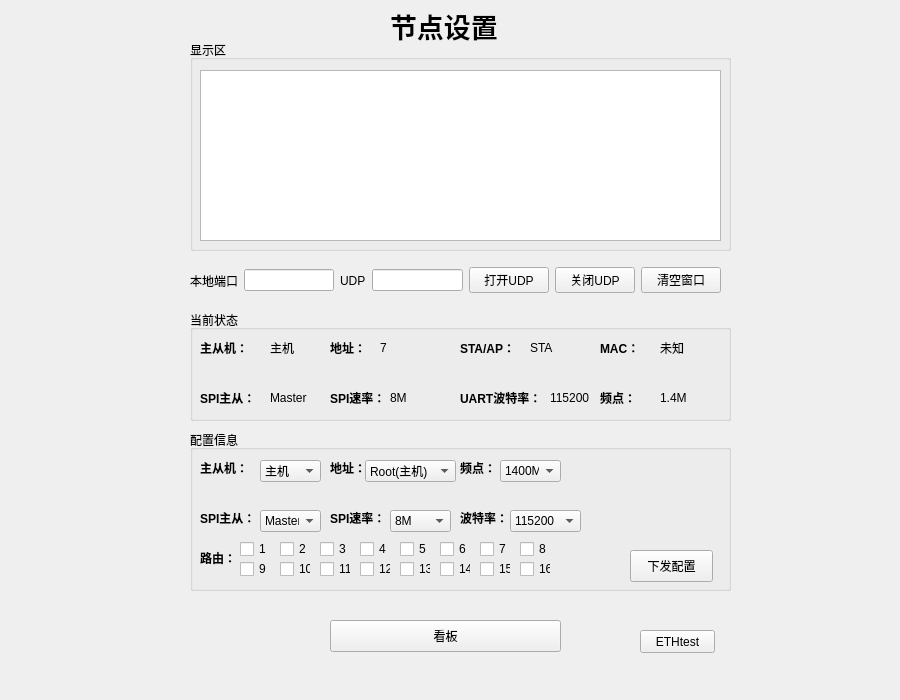
<?xml version="1.0" encoding="UTF-8"?>
<ui version="4.0">
 <class>user</class>
 <widget class="QWidget" name="user">
  <property name="geometry">
   <rect>
    <x>0</x>
    <y>0</y>
    <width>900</width>
    <height>700</height>
   </rect>
  </property>
  <property name="windowTitle">
   <string>节点设置界面</string>
  </property>
  <widget class="QGroupBox" name="groupBox">
   <property name="geometry">
    <rect>
     <x>190</x>
     <y>40</y>
     <width>541</width>
     <height>211</height>
    </rect>
   </property>
   <property name="title">
    <string>显示区</string>
   </property>
   <widget class="QPlainTextEdit" name="plainTextEdit">
    <property name="geometry">
     <rect>
      <x>10</x>
      <y>30</y>
      <width>521</width>
      <height>171</height>
     </rect>
    </property>
   </widget>
  </widget>
  <widget class="QWidget" name="horizontalLayoutWidget">
   <property name="geometry">
    <rect>
     <x>190</x>
     <y>260</y>
     <width>531</width>
     <height>41</height>
    </rect>
   </property>
   <layout class="QHBoxLayout" name="horizontalLayout">
    <item>
     <widget class="QLabel" name="label">
      <property name="text">
       <string>本地端口</string>
      </property>
     </widget>
    </item>
    <item>
     <widget class="QLineEdit" name="lineEdit"/>
    </item>
    <item>
     <widget class="QLabel" name="label_2">
      <property name="text">
       <string>UDP</string>
      </property>
     </widget>
    </item>
    <item>
     <widget class="QLineEdit" name="lineEdit_2"/>
    </item>
    <item>
     <widget class="QPushButton" name="UDPOpen">
      <property name="text">
       <string>打开UDP</string>
      </property>
     </widget>
    </item>
    <item>
     <widget class="QPushButton" name="UDPClose">
      <property name="text">
       <string>关闭UDP</string>
      </property>
     </widget>
    </item>
    <item>
     <widget class="QPushButton" name="ClearAll">
      <property name="text">
       <string>清空窗口</string>
      </property>
     </widget>
    </item>
   </layout>
  </widget>
  <widget class="QGroupBox" name="groupBox_2">
   <property name="geometry">
    <rect>
     <x>190</x>
     <y>310</y>
     <width>541</width>
     <height>111</height>
    </rect>
   </property>
   <property name="title">
    <string>当前状态</string>
   </property>
   <widget class="QLabel" name="label_3">
    <property name="geometry">
     <rect>
      <x>10</x>
      <y>30</y>
      <width>61</width>
      <height>16</height>
     </rect>
    </property>
    <property name="font">
     <font>
      <weight>75</weight>
      <bold>true</bold>
     </font>
    </property>
    <property name="text">
     <string>主从机：</string>
    </property>
    <property name="wordWrap">
     <bool>false</bool>
    </property>
   </widget>
   <widget class="QLabel" name="MOS_2">
    <property name="geometry">
     <rect>
      <x>80</x>
      <y>30</y>
      <width>61</width>
      <height>16</height>
     </rect>
    </property>
    <property name="text">
     <string>主机</string>
    </property>
   </widget>
   <widget class="QLabel" name="label_9">
    <property name="geometry">
     <rect>
      <x>140</x>
      <y>30</y>
      <width>61</width>
      <height>16</height>
     </rect>
    </property>
    <property name="font">
     <font>
      <weight>75</weight>
      <bold>true</bold>
     </font>
    </property>
    <property name="text">
     <string>地址：</string>
    </property>
    <property name="wordWrap">
     <bool>false</bool>
    </property>
   </widget>
   <widget class="QLabel" name="label_5">
    <property name="geometry">
     <rect>
      <x>270</x>
      <y>30</y>
      <width>61</width>
      <height>16</height>
     </rect>
    </property>
    <property name="font">
     <font>
      <weight>75</weight>
      <bold>true</bold>
     </font>
    </property>
    <property name="text">
     <string>STA/AP：</string>
    </property>
    <property name="wordWrap">
     <bool>false</bool>
    </property>
   </widget>
   <widget class="QLabel" name="label_6">
    <property name="geometry">
     <rect>
      <x>410</x>
      <y>30</y>
      <width>61</width>
      <height>16</height>
     </rect>
    </property>
    <property name="font">
     <font>
      <weight>75</weight>
      <bold>true</bold>
     </font>
    </property>
    <property name="text">
     <string>MAC：</string>
    </property>
    <property name="wordWrap">
     <bool>false</bool>
    </property>
   </widget>
   <widget class="QLabel" name="label_8">
    <property name="geometry">
     <rect>
      <x>10</x>
      <y>80</y>
      <width>61</width>
      <height>16</height>
     </rect>
    </property>
    <property name="font">
     <font>
      <weight>75</weight>
      <bold>true</bold>
     </font>
    </property>
    <property name="text">
     <string>SPI主从：</string>
    </property>
    <property name="wordWrap">
     <bool>false</bool>
    </property>
   </widget>
   <widget class="QLabel" name="label_7">
    <property name="geometry">
     <rect>
      <x>140</x>
      <y>80</y>
      <width>61</width>
      <height>16</height>
     </rect>
    </property>
    <property name="font">
     <font>
      <weight>75</weight>
      <bold>true</bold>
     </font>
    </property>
    <property name="text">
     <string>SPI速率：</string>
    </property>
    <property name="wordWrap">
     <bool>false</bool>
    </property>
   </widget>
   <widget class="QLabel" name="label_10">
    <property name="geometry">
     <rect>
      <x>270</x>
      <y>80</y>
      <width>91</width>
      <height>16</height>
     </rect>
    </property>
    <property name="font">
     <font>
      <weight>75</weight>
      <bold>true</bold>
     </font>
    </property>
    <property name="text">
     <string>UART波特率：</string>
    </property>
    <property name="wordWrap">
     <bool>false</bool>
    </property>
   </widget>
   <widget class="QLabel" name="Address_2">
    <property name="geometry">
     <rect>
      <x>190</x>
      <y>30</y>
      <width>61</width>
      <height>16</height>
     </rect>
    </property>
    <property name="text">
     <string>7</string>
    </property>
   </widget>
   <widget class="QLabel" name="MOS_3">
    <property name="geometry">
     <rect>
      <x>340</x>
      <y>30</y>
      <width>61</width>
      <height>16</height>
     </rect>
    </property>
    <property name="text">
     <string>STA</string>
    </property>
   </widget>
   <widget class="QLabel" name="MAC">
    <property name="geometry">
     <rect>
      <x>470</x>
      <y>30</y>
      <width>61</width>
      <height>16</height>
     </rect>
    </property>
    <property name="text">
     <string>未知</string>
    </property>
   </widget>
   <widget class="QLabel" name="SPIMOS_2">
    <property name="geometry">
     <rect>
      <x>80</x>
      <y>80</y>
      <width>61</width>
      <height>16</height>
     </rect>
    </property>
    <property name="text">
     <string>Master</string>
    </property>
   </widget>
   <widget class="QLabel" name="SPI_rate_2">
    <property name="geometry">
     <rect>
      <x>200</x>
      <y>80</y>
      <width>61</width>
      <height>16</height>
     </rect>
    </property>
    <property name="text">
     <string>8M</string>
    </property>
   </widget>
   <widget class="QLabel" name="Baudrate_2">
    <property name="geometry">
     <rect>
      <x>360</x>
      <y>80</y>
      <width>61</width>
      <height>16</height>
     </rect>
    </property>
    <property name="text">
     <string>115200</string>
    </property>
   </widget>
   <widget class="QLabel" name="label_25">
    <property name="geometry">
     <rect>
      <x>410</x>
      <y>80</y>
      <width>61</width>
      <height>16</height>
     </rect>
    </property>
    <property name="font">
     <font>
      <weight>75</weight>
      <bold>true</bold>
     </font>
    </property>
    <property name="text">
     <string>频点：</string>
    </property>
    <property name="wordWrap">
     <bool>false</bool>
    </property>
   </widget>
   <widget class="QLabel" name="Frequency_2">
    <property name="geometry">
     <rect>
      <x>470</x>
      <y>80</y>
      <width>61</width>
      <height>16</height>
     </rect>
    </property>
    <property name="text">
     <string>1.4M</string>
    </property>
   </widget>
  </widget>
  <widget class="QGroupBox" name="groupBox_3">
   <property name="geometry">
    <rect>
     <x>190</x>
     <y>430</y>
     <width>541</width>
     <height>161</height>
    </rect>
   </property>
   <property name="title">
    <string>配置信息</string>
   </property>
   <widget class="QLabel" name="label_17">
    <property name="geometry">
     <rect>
      <x>10</x>
      <y>30</y>
      <width>61</width>
      <height>16</height>
     </rect>
    </property>
    <property name="font">
     <font>
      <weight>75</weight>
      <bold>true</bold>
     </font>
    </property>
    <property name="text">
     <string>主从机：</string>
    </property>
    <property name="wordWrap">
     <bool>false</bool>
    </property>
   </widget>
   <widget class="QLabel" name="label_19">
    <property name="geometry">
     <rect>
      <x>140</x>
      <y>30</y>
      <width>61</width>
      <height>16</height>
     </rect>
    </property>
    <property name="font">
     <font>
      <weight>75</weight>
      <bold>true</bold>
     </font>
    </property>
    <property name="text">
     <string>地址：</string>
    </property>
    <property name="wordWrap">
     <bool>false</bool>
    </property>
   </widget>
   <widget class="QLabel" name="label_20">
    <property name="geometry">
     <rect>
      <x>270</x>
      <y>30</y>
      <width>61</width>
      <height>16</height>
     </rect>
    </property>
    <property name="font">
     <font>
      <weight>75</weight>
      <bold>true</bold>
     </font>
    </property>
    <property name="text">
     <string>频点：</string>
    </property>
    <property name="wordWrap">
     <bool>false</bool>
    </property>
   </widget>
   <widget class="QLabel" name="label_22">
    <property name="geometry">
     <rect>
      <x>10</x>
      <y>80</y>
      <width>61</width>
      <height>16</height>
     </rect>
    </property>
    <property name="font">
     <font>
      <weight>75</weight>
      <bold>true</bold>
     </font>
    </property>
    <property name="text">
     <string>SPI主从：</string>
    </property>
    <property name="wordWrap">
     <bool>false</bool>
    </property>
   </widget>
   <widget class="QLabel" name="label_23">
    <property name="geometry">
     <rect>
      <x>140</x>
      <y>80</y>
      <width>61</width>
      <height>16</height>
     </rect>
    </property>
    <property name="font">
     <font>
      <weight>75</weight>
      <bold>true</bold>
     </font>
    </property>
    <property name="text">
     <string>SPI速率：</string>
    </property>
    <property name="wordWrap">
     <bool>false</bool>
    </property>
   </widget>
   <widget class="QLabel" name="label_24">
    <property name="geometry">
     <rect>
      <x>270</x>
      <y>80</y>
      <width>91</width>
      <height>16</height>
     </rect>
    </property>
    <property name="font">
     <font>
      <weight>75</weight>
      <bold>true</bold>
     </font>
    </property>
    <property name="text">
     <string>波特率：</string>
    </property>
    <property name="wordWrap">
     <bool>false</bool>
    </property>
   </widget>
   <widget class="QPushButton" name="ETH_bt">
    <property name="geometry">
     <rect>
      <x>440</x>
      <y>120</y>
      <width>83</width>
      <height>32</height>
     </rect>
    </property>
    <property name="text">
     <string>下发配置</string>
    </property>
   </widget>
   <widget class="QLabel" name="label_27">
    <property name="geometry">
     <rect>
      <x>10</x>
      <y>120</y>
      <width>41</width>
      <height>16</height>
     </rect>
    </property>
    <property name="font">
     <font>
      <weight>75</weight>
      <bold>true</bold>
     </font>
    </property>
    <property name="text">
     <string>路由：</string>
    </property>
    <property name="wordWrap">
     <bool>false</bool>
    </property>
   </widget>
   <widget class="QComboBox" name="MOS">
    <property name="geometry">
     <rect>
      <x>70</x>
      <y>30</y>
      <width>61</width>
      <height>22</height>
     </rect>
    </property>
    <item>
     <property name="text">
      <string>主机</string>
     </property>
    </item>
    <item>
     <property name="text">
      <string>从机</string>
     </property>
    </item>
   </widget>
   <widget class="QComboBox" name="Address">
    <property name="geometry">
     <rect>
      <x>175</x>
      <y>30</y>
      <width>91</width>
      <height>22</height>
     </rect>
    </property>
    <item>
     <property name="text">
      <string>Root(主机)</string>
     </property>
    </item>
    <item>
     <property name="text">
      <string>1</string>
     </property>
    </item>
    <item>
     <property name="text">
      <string>2</string>
     </property>
    </item>
    <item>
     <property name="text">
      <string>3</string>
     </property>
    </item>
    <item>
     <property name="text">
      <string>4</string>
     </property>
    </item>
    <item>
     <property name="text">
      <string>5</string>
     </property>
    </item>
    <item>
     <property name="text">
      <string>6</string>
     </property>
    </item>
    <item>
     <property name="text">
      <string>7</string>
     </property>
    </item>
    <item>
     <property name="text">
      <string>8</string>
     </property>
    </item>
    <item>
     <property name="text">
      <string>9</string>
     </property>
    </item>
    <item>
     <property name="text">
      <string>10</string>
     </property>
    </item>
    <item>
     <property name="text">
      <string>11</string>
     </property>
    </item>
    <item>
     <property name="text">
      <string>12</string>
     </property>
    </item>
    <item>
     <property name="text">
      <string>13</string>
     </property>
    </item>
    <item>
     <property name="text">
      <string>14</string>
     </property>
    </item>
    <item>
     <property name="text">
      <string>15</string>
     </property>
    </item>
    <item>
     <property name="text">
      <string>16</string>
     </property>
    </item>
   </widget>
   <widget class="QComboBox" name="Frequency">
    <property name="geometry">
     <rect>
      <x>310</x>
      <y>30</y>
      <width>61</width>
      <height>22</height>
     </rect>
    </property>
    <item>
     <property name="text">
      <string>1400M</string>
     </property>
    </item>
    <item>
     <property name="text">
      <string>1410M</string>
     </property>
    </item>
    <item>
     <property name="text">
      <string>1420M</string>
     </property>
    </item>
    <item>
     <property name="text">
      <string>1430M</string>
     </property>
    </item>
    <item>
     <property name="text">
      <string>1440M</string>
     </property>
    </item>
    <item>
     <property name="text">
      <string>1450M</string>
     </property>
    </item>
    <item>
     <property name="text">
      <string>1460M</string>
     </property>
    </item>
    <item>
     <property name="text">
      <string>1470M</string>
     </property>
    </item>
    <item>
     <property name="text">
      <string>1480M</string>
     </property>
    </item>
    <item>
     <property name="text">
      <string>1490M</string>
     </property>
    </item>
    <item>
     <property name="text">
      <string>1500M</string>
     </property>
    </item>
   </widget>
   <widget class="QComboBox" name="SPIMOS">
    <property name="geometry">
     <rect>
      <x>70</x>
      <y>80</y>
      <width>61</width>
      <height>22</height>
     </rect>
    </property>
    <item>
     <property name="text">
      <string>Master</string>
     </property>
    </item>
    <item>
     <property name="text">
      <string>Slave</string>
     </property>
    </item>
   </widget>
   <widget class="QComboBox" name="SPI_rate">
    <property name="geometry">
     <rect>
      <x>200</x>
      <y>80</y>
      <width>61</width>
      <height>22</height>
     </rect>
    </property>
    <item>
     <property name="text">
      <string>8M</string>
     </property>
    </item>
    <item>
     <property name="text">
      <string>4M</string>
     </property>
    </item>
   </widget>
   <widget class="QComboBox" name="Baudrate">
    <property name="geometry">
     <rect>
      <x>320</x>
      <y>80</y>
      <width>71</width>
      <height>22</height>
     </rect>
    </property>
    <item>
     <property name="text">
      <string>115200</string>
     </property>
    </item>
    <item>
     <property name="text">
      <string>9600</string>
     </property>
    </item>
   </widget>
   <widget class="QCheckBox" name="s2">
    <property name="geometry">
     <rect>
      <x>90</x>
      <y>110</y>
      <width>31</width>
      <height>18</height>
     </rect>
    </property>
    <property name="text">
     <string>2</string>
    </property>
   </widget>
   <widget class="QCheckBox" name="s3">
    <property name="geometry">
     <rect>
      <x>130</x>
      <y>110</y>
      <width>31</width>
      <height>18</height>
     </rect>
    </property>
    <property name="text">
     <string>3</string>
    </property>
   </widget>
   <widget class="QCheckBox" name="s4">
    <property name="geometry">
     <rect>
      <x>170</x>
      <y>110</y>
      <width>31</width>
      <height>18</height>
     </rect>
    </property>
    <property name="text">
     <string>4</string>
    </property>
   </widget>
   <widget class="QCheckBox" name="s5">
    <property name="geometry">
     <rect>
      <x>210</x>
      <y>110</y>
      <width>31</width>
      <height>18</height>
     </rect>
    </property>
    <property name="text">
     <string>5</string>
    </property>
   </widget>
   <widget class="QCheckBox" name="s6">
    <property name="geometry">
     <rect>
      <x>250</x>
      <y>110</y>
      <width>31</width>
      <height>18</height>
     </rect>
    </property>
    <property name="text">
     <string>6</string>
    </property>
   </widget>
   <widget class="QCheckBox" name="s7">
    <property name="geometry">
     <rect>
      <x>290</x>
      <y>110</y>
      <width>31</width>
      <height>18</height>
     </rect>
    </property>
    <property name="text">
     <string>7</string>
    </property>
   </widget>
   <widget class="QCheckBox" name="s8">
    <property name="geometry">
     <rect>
      <x>330</x>
      <y>110</y>
      <width>31</width>
      <height>18</height>
     </rect>
    </property>
    <property name="text">
     <string>8</string>
    </property>
   </widget>
   <widget class="QCheckBox" name="s14">
    <property name="geometry">
     <rect>
      <x>250</x>
      <y>130</y>
      <width>31</width>
      <height>18</height>
     </rect>
    </property>
    <property name="text">
     <string>14</string>
    </property>
   </widget>
   <widget class="QCheckBox" name="s9">
    <property name="geometry">
     <rect>
      <x>50</x>
      <y>130</y>
      <width>31</width>
      <height>18</height>
     </rect>
    </property>
    <property name="text">
     <string>9</string>
    </property>
   </widget>
   <widget class="QCheckBox" name="s13">
    <property name="geometry">
     <rect>
      <x>210</x>
      <y>130</y>
      <width>31</width>
      <height>18</height>
     </rect>
    </property>
    <property name="text">
     <string>13</string>
    </property>
   </widget>
   <widget class="QCheckBox" name="s16">
    <property name="geometry">
     <rect>
      <x>330</x>
      <y>130</y>
      <width>31</width>
      <height>18</height>
     </rect>
    </property>
    <property name="text">
     <string>16</string>
    </property>
   </widget>
   <widget class="QCheckBox" name="s12">
    <property name="geometry">
     <rect>
      <x>170</x>
      <y>130</y>
      <width>31</width>
      <height>18</height>
     </rect>
    </property>
    <property name="text">
     <string>12</string>
    </property>
   </widget>
   <widget class="QCheckBox" name="s10">
    <property name="geometry">
     <rect>
      <x>90</x>
      <y>130</y>
      <width>31</width>
      <height>18</height>
     </rect>
    </property>
    <property name="text">
     <string>10</string>
    </property>
   </widget>
   <widget class="QCheckBox" name="s15">
    <property name="geometry">
     <rect>
      <x>290</x>
      <y>130</y>
      <width>31</width>
      <height>18</height>
     </rect>
    </property>
    <property name="text">
     <string>15</string>
    </property>
   </widget>
   <widget class="QCheckBox" name="s11">
    <property name="geometry">
     <rect>
      <x>130</x>
      <y>130</y>
      <width>31</width>
      <height>18</height>
     </rect>
    </property>
    <property name="text">
     <string>11</string>
    </property>
   </widget>
   <widget class="QCheckBox" name="s1">
    <property name="geometry">
     <rect>
      <x>50</x>
      <y>110</y>
      <width>31</width>
      <height>18</height>
     </rect>
    </property>
    <property name="text">
     <string>1</string>
    </property>
    <property name="checkable">
     <bool>true</bool>
    </property>
    <property name="checked">
     <bool>false</bool>
    </property>
   </widget>
  </widget>
  <widget class="QLabel" name="label_18">
   <property name="geometry">
    <rect>
     <x>390</x>
     <y>10</y>
     <width>121</width>
     <height>31</height>
    </rect>
   </property>
   <property name="font">
    <font>
     <pointsize>20</pointsize>
     <weight>75</weight>
     <bold>true</bold>
    </font>
   </property>
   <property name="text">
    <string>节点设置</string>
   </property>
  </widget>
  <widget class="QPushButton" name="comm_bt">
   <property name="geometry">
    <rect>
     <x>330</x>
     <y>620</y>
     <width>231</width>
     <height>32</height>
    </rect>
   </property>
   <property name="text">
    <string>看板</string>
   </property>
  </widget>
  <widget class="QPushButton" name="ETHtest">
   <property name="geometry">
    <rect>
     <x>640</x>
     <y>630</y>
     <width>75</width>
     <height>23</height>
    </rect>
   </property>
   <property name="text">
    <string>ETHtest</string>
   </property>
  </widget>
 </widget>
 <resources/>
 <connections/>
</ui>
